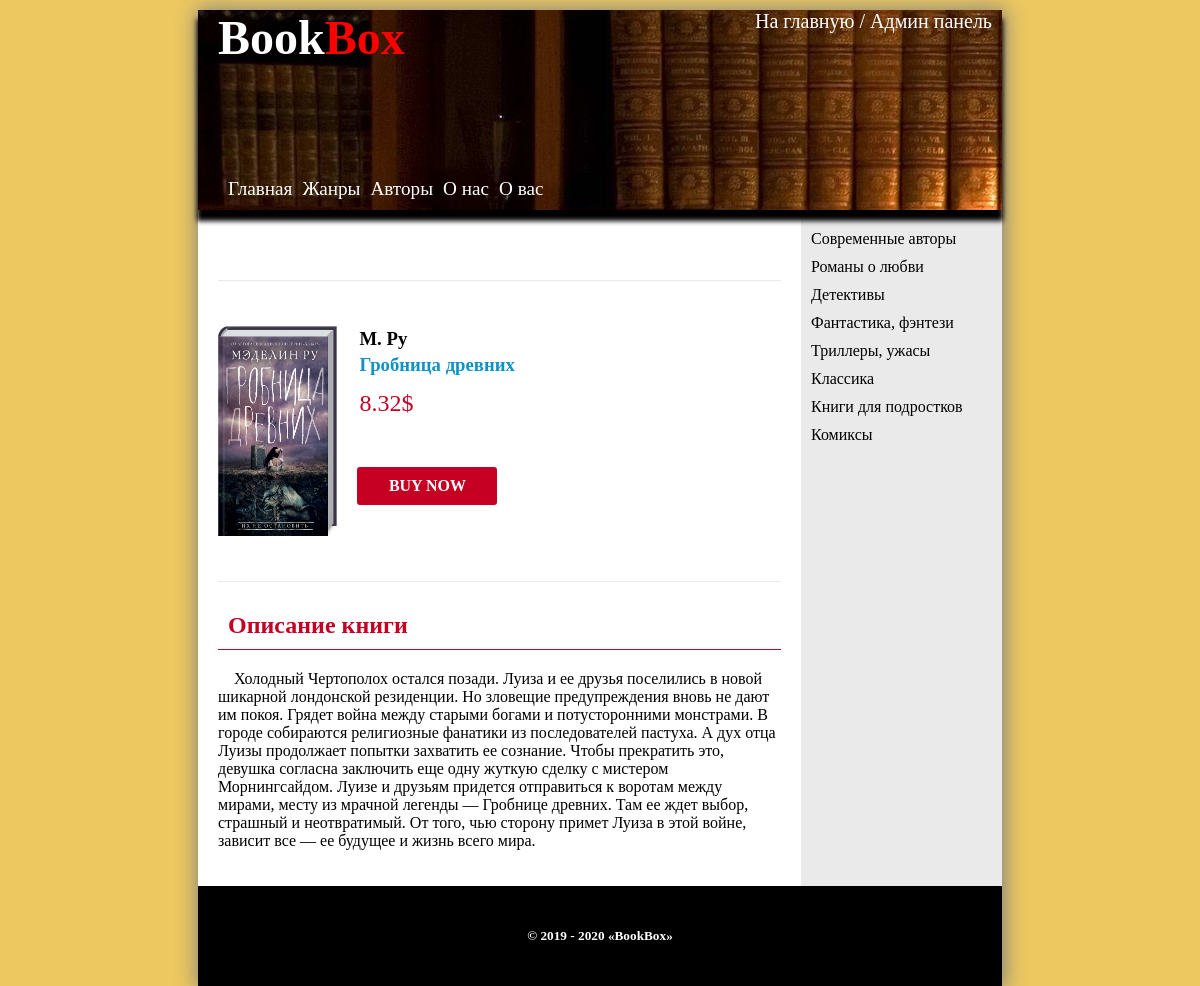
Screenshot of /books/1 with the database file from the repository.
### tables this page shows
CREATE TABLE `books` (
  `id` bigint(20) NOT NULL,
  `name_book` varchar(20) NOT NULL,
  `description` text NOT NULL,
  `price` float NOT NULL,
  `author_id` int(20) NOT NULL,
  `genre_id` int(20) NOT NULL,
  `image` mediumtext NOT NULL
);

CREATE TABLE `genres` (
  `id` int(11) NOT NULL,
  `name_genre` varchar(20) NOT NULL,
  `genre_description` text NOT NULL
);

CREATE TABLE `authors` (
  `id` int(11) NOT NULL,
  `name_author` varchar(255) NOT NULL,
  `information` text NOT NULL
);

### config/routes.php (called while the page is built)
<?php
return array(
    'books/([0-9]+)' => 'books/view/$1',
    'author/([0-9]+)' => 'books/author/$1',
    'books' => 'books/index',
    'catalog/([0-9]+)/page-([0-9]+)' => 'catalog/view/$1/$2',
    'catalog/([0-9]+)' => 'catalog/view/$1',
    'catalog' => 'catalog/index',
    'views/admin/([0-9]+)' => 'admin/view/$1',
    'views/admin/updbook/([0-9]+)' => 'admin/updbook/$1',
    'views/admin/addbook' => 'admin/addBook',
    'views/admin' => 'admin/adminPanel',
    'buyform/([0-9]+)' => 'mainpage/buyform/$1',
    'bookbox' => 'mainpage/index',
);

### index.php (called while the page is built, shortened)
<?php
(new Router)->run();

### models/Genres.php (called while the page is built)
<?php
class Genres
{
    public static function getGenresList()
    {
        $db = Db::getConnection();
        $result = $db->query('SELECT id, name_genre FROM genres');
        $genresList = array();
        $i = 0;
        while ($row = $result->fetch()) {
            $genresList[$i]['id'] = $row['id'];
            $genresList[$i]['name_genre'] = $row['name_genre'];
            $i++;
        }
        return $genresList;
    }
}

### models/Books.php (called while the page is built, shortened)
<?php
class Books
{
    public static function getBooksItemById($id)
    {
        $id = intval($id);
        if ($id) {
            $db = Db::getConnection();
            $result = $db->query('SELECT books.id, books.name_book, books.description, books.price, books.genre_id,
                                 books.image, books.author_id, authors.name_author, authors.information
                                 FROM books INNER JOIN authors ON books.author_id=authors.id
                                 WHERE books.id='. $id);
            $booksItem = $result->fetch();
            return $booksItem;
        }
    }
}

### views/books/view.php (the view)
<?php include ROOT . '/views/loyouts/header.php';?>
<div class="rightside">
    <ul>
        <?php foreach ($genresList as $genresItem): ?>
            <li><a href="/bookbox/catalog/<?php echo $genresItem['id'];?>"><?php echo $genresItem['name_genre'];?></a></li>
        <?php endforeach;?>
    </ul>
</div>
    <div class="nav">
        <div class="book-container">
            <div class="book">
                <div class="book-img">
                    <a href="/bookbox/books/<?php echo $booksItem["id"]?>">
                        <?php echo '<img src="\bookbox/assets/img/'.$booksItem["image"].'" title="'.$booksItem["name_book"].'">' ;?>
                    </a>
                </div>
                <div class="book-info">
                    <a href="/bookbox/author/<?php echo $booksItem["author_id"]?>" style="text-decoration: none; color: black;">
                        <h3 class="book-author"><?php echo $booksItem['name_author'];?></h3>
                    </a>
                    <h3 class="book-name"><?php echo $booksItem['name_book'];?></h3>
                    <p class="book-price"><?php echo $booksItem['price'];?>$</p>
                    <br>
                    <a href="/bookbox/buyform/<?php echo $booksItem["id"]?>" class="buy-button">buy now</a>
                </div>
            </div>
            <h2>Описание книги</h2>
            <div class="fullbook-description">
                <p class="idbook-description"><?php echo $booksItem['description'];?></p>
            </div>
        </div>
    </div>
<?php include ROOT . '/views/loyouts/footer.php';?>

### components/Router.php (shortened to what this page needs)
<?php
class Router
{
    private $routes;
    public function __construct()
    {
        $routesPath = ROOT . '/config/routes.php';
        $this->routes = include($routesPath);
    }
    private function getURI()
    {
        if (!empty($_SERVER['REQUEST_URI'])) {
            return trim($_SERVER['REQUEST_URI'], '/');
        }
    }
    public function run()
    {
        $uri = $this->getURI();
        foreach ($this->routes as $uriPattern =>$path) {
            if (preg_match("~$uriPattern~", $uri)) {
                $internalRoute = preg_replace("~$uriPattern~", $path, $uri);
                $segment = explode('/', $internalRoute);
                array_shift($segment);
                $controllerName = ucfirst(array_shift($segment)) . 'Controller';
                $actionName = 'action' . ucfirst(array_shift($segment));
                $parameters = $segment;
                $controllerObject = new $controllerName;
                $result = call_user_func_array(array($controllerObject, $actionName), $parameters);
                if ($result != null) {
                    break;
                }
            }
        }
    }
}

### views/loyouts/header.php (shortened to what this page needs)
<!DOCTYPE html>
<html lang="en">
<head>
    <link rel="stylesheet" href="/bookbox/assets/css/main.css">
</head>
<body>
<div class="container">
  <div class="App">
      <div class="header">
        <h1><a href="/bookbox">Book<span>Box</span></a></h1>
        <div style="position: absolute; right: 10px; color: white; font-size: 20px;margin-left: 100px;">
          <a href="/bookbox">На главную</a> /
          <a href="/bookbox/views/admin/mainadmin">Админ панель</a>
        </div>
        <ul>
          <li><a href="/bookbox">Главная</a></li>
          <li><a href="#">Жанры</a></li>
          <li><a href="#">Авторы</a></li>
          <li><a href="#">О нас</a></li>
          <li><a href="#">О вас</a></li>
        </ul>
      </div>

### views/loyouts/footer.php
</div>
<div class="footer">
    <h5 >© 2019 - 2020 «BookBox»</h5>
</div>
    </div>
</body>
</html>

### assets/css/main.css (style rules this page uses)
* { font-family: Areal; }
ul { list-style-type: none; margin: 0; padding: 0; }
body { box-sizing: border-box; padding: 0; margin: 0; background-color: #edc860; padding-top: 10px; min-width: 1000px; }
.container { width: 67%; margin: 0 auto; box-shadow: 1px 1px 20px 2px gray; }
.App { display: grid; grid-template-areas: "h h" "n c" "b b"; grid-auto-columns: 9fr 3fr; }
.header { grid-area: h; background-color: black; height: 200px; color: white; background-image: url("../img/hbg.jpg"); position: relative; display: flex; box-shadow: 0px 10px 5px 1px black; }
.header h1 { margin: 0; margin-left: 20px; font-size: 3em; }
.header h1 span { color: red; }
.header a { color: white; text-decoration: none; }
.header ul { display: flex; position: absolute; bottom: 10px; left: 20px; font-size: 1.2em; }
.header ul li { margin-left: 10px; }
.nav { grid-area: n; background-color: white; height: 100%; }
.nav h2, h3 { padding: 10px; }
.rightside { grid-area: c; background-color: #eaeaea; }
.rightside ul { list-style: none; padding: 15px 10px; margin: 0; }
.rightside ul li { padding: 5px 0; }
.rightside ul li a { text-decoration: none; color: black; }
.book-container { margin-top: 50px; padding: 20px; min-height: 500px; }
.book-container h2 { border-bottom: 1px solid #c50023; color: #c50023; }
.book { display: flex; justify-content: center; align-items: center; height: 300px; border-bottom: 1px solid #eaeaea; border-top: 1px solid #eaeaea; }
.book-img { height: 210px; width: 22%; margin-right: 20px; }
.book-img img { height: 210px; width: 100%; }
.book-info { width: 78%; height: 210px; }
.book-info p, h3 { margin: 0; padding: 2px; }
.book-price { color: #c50023; font-size: 1.5em; margin-top: 10px !important; }
.book-author { margin: 0; }
.idbook-description { text-indent: 1em; }
.book-name { color: #0f92c5; }
.buy-button { display: block; width: 120px; background: #c50023; padding: 10px; text-align: center; border-radius: 3px; color: white; font-weight: bold; text-transform: uppercase; text-decoration: none; margin-top: 30px; }
.footer { grid-area: b; background-color: black; height: 100px; display: flex; justify-content: center; align-items: center; }
.footer h5 { margin: 0; padding: 0; color: white; }

### rows the page displays
books: image (picture), author.name_author "М. Ру", name_book "Гробница древних", price "8.32", description "Холодный Чертополох остался позади. Луиза и ее друзья поселились в новой шикарной лондонской резиденции. Но зловещие предупреждения вновь не дают им покоя. Грядет война между старыми богами и потусторонними монстрами. В городе собираются религиозные фанатики из последователей пастуха. А дух отца Луизы продолжает попытки захватить ее сознание. Чтобы прекратить это, девушка согласна заключить еще одну жуткую сделку с мистером Морнингсайдом. Луизе и друзьям придется отправиться к воротам между мирами, месту из мрачной легенды — Гробнице древних. Там ее ждет выбор, страшный и неотвратимый. От того, чью сторону примет Луиза в этой войне, зависит все — ее будущее и жизнь всего мира."
genres: name_genre "Современные авторы"
genres: name_genre "Романы о любви"
genres: name_genre "Детективы"
genres: name_genre "Фантастика, фэнтези"
genres: name_genre "Триллеры, ужасы"
genres: name_genre "Классика"
genres: name_genre "Книги для подростков"
genres: name_genre "Комиксы"
